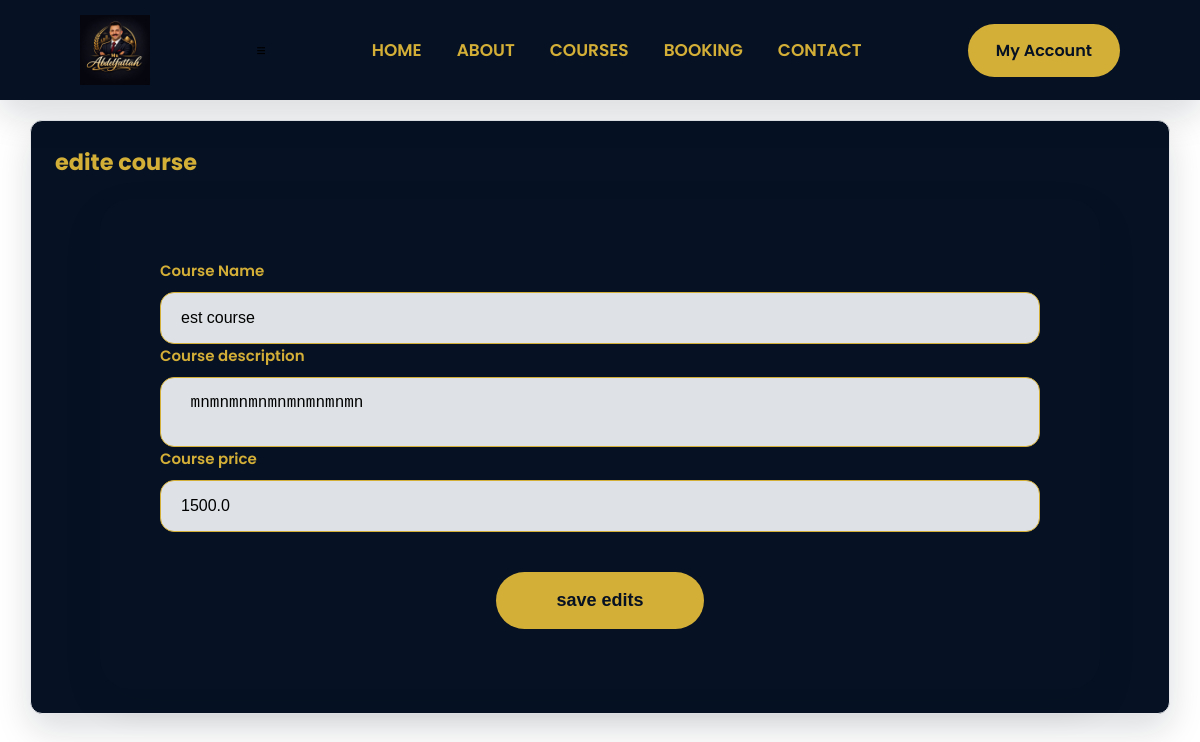
The page /admin/recorded/edit/1 (signed in) on the database as committed earlier.
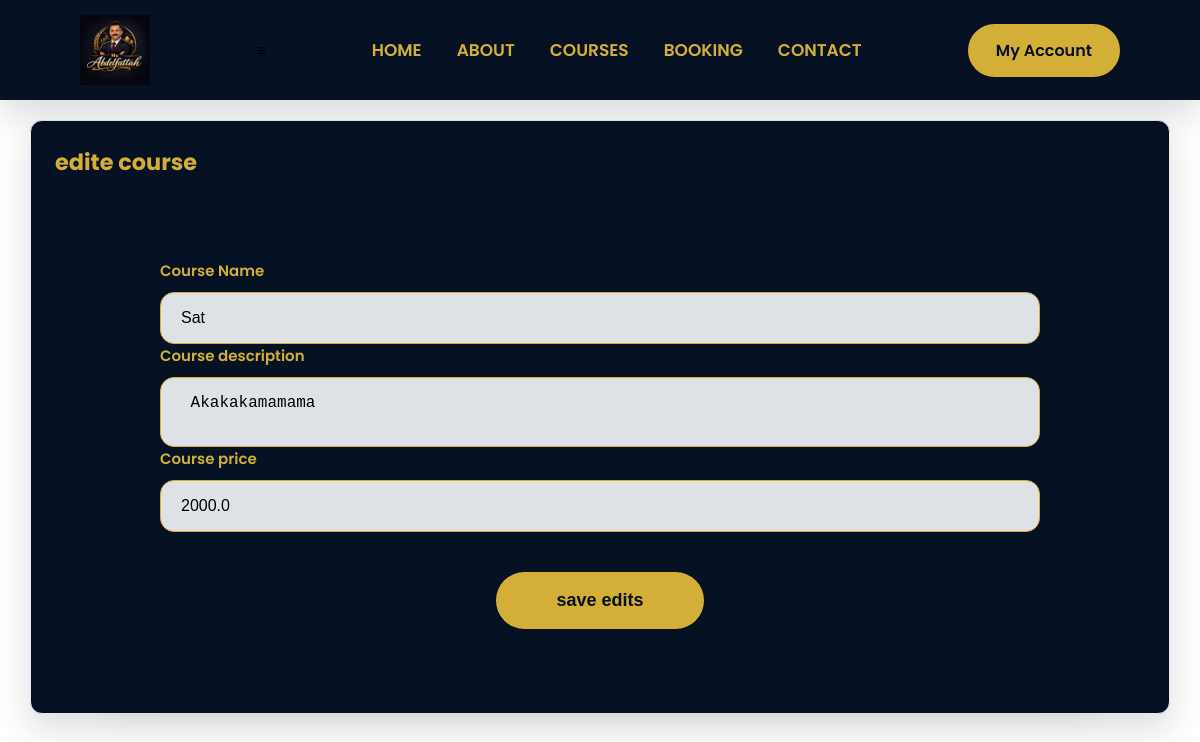
The same page on the database as committed later.
### models/recorded.py (models this page shows)
class Recorded(db.Model):
    __tablename__ = "recorded"
    id = db.Column(db.Integer, primary_key=True)
    title = db.Column(db.String(100), nullable=False)
    description = db.Column(db.Text)
    price = db.Column(db.Float, nullable=True)
    thumbnail = db.Column(db.String(255), nullable=True)
    lessons = db.relationship("Lessons", backref="recorded", cascade="all, delete-orphan")
    purchase = db.relationship("Purchase", backref="recorded", lazy=True)

### routes/recorded.py (the view, shortened to what this page needs)
@recorded.route("/admin/recorded/edit/<int:id>", methods=["GET", "POST"])
@login_required
@admin_required
def edit_course( id ):
    recorded = Recorded.query.get_or_404(id)
    return render_template("admin/edit-recorded.html", recorded=recorded, name="Edit Course")

### file.py (called while the page is built)
@login_manager.user_loader
def load_user(user_id):
    return db.session.get(User, int(user_id))

### templates/admin/edit-recorded.html (shortened to what this page needs)
{% extends "base.html"%}
{%block body%}
<div class="admin-container">
    <div class="card-admin">
        <div class="card-header">
            <h2 class="card-title">edite course</h2>
        </div>
        <div class="booking-form">
            <form method="post" class="admin-form">
               <div class="input-box">
                   <label class="form-label">Course Name</label>
                   <input
                    type="text"
                    name="title"
                    value="{{recorded.title}}"
                     required
                    >
               </div>
               <div class="input-box">
                   <label class="form-label">Course description</label>
                  <textarea
                   name="description"
                   required
                  > {{recorded.description}}</textarea>
               </div>
               <div class="input-box">
                   <label class="form-label">Course price</label>
                   <input
                    type="number"
                    name="price"
                    value="{{recorded.price}}"
                     required
                    >
               </div>
               <div class="submit-btn">
                 <button type="submit">
                 save edits
                </button>
               </div>
            </form>
        </div>
    </div>
</div>
{%endblock%}

Rows that differ between the two databases and show on the page:
changed Recorded: title "est course" → "Sat"; description "mnmnmnmnmnmnmnmnmn" → "Akakakamamama"; price "1500.0" → "2000.0"
